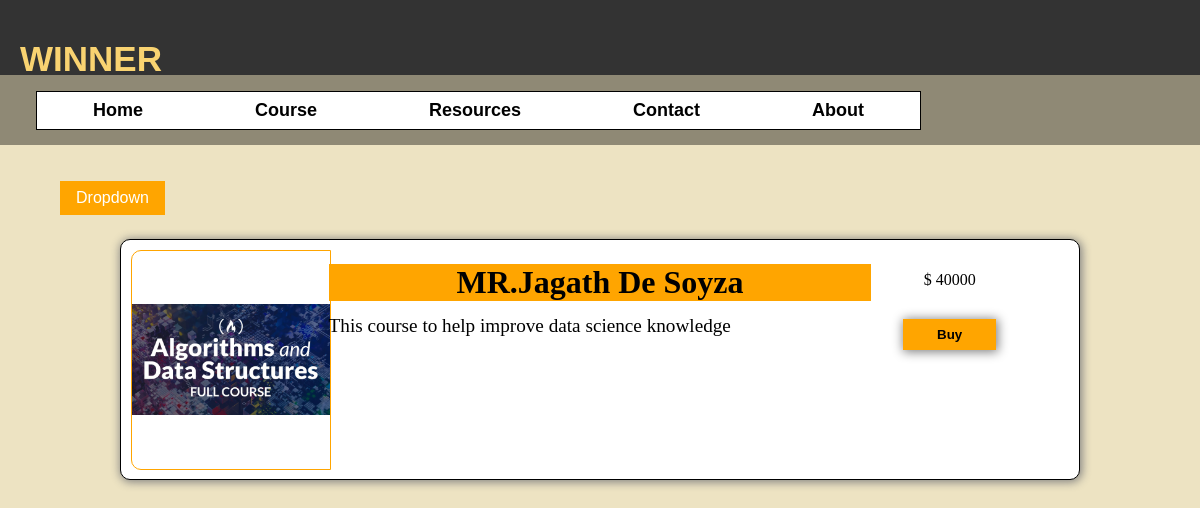
/PHP/selectedCourses.php?type=Data Science, run on the app's committed database.
### tables this page shows
CREATE TABLE `course` (
  `id` int(10) NOT NULL,
  `CID` varchar(10) NOT NULL,
  `C_Name` varchar(100) NOT NULL,
  `C_Description` varchar(500) NOT NULL,
  `C_Duration` varchar(10) NOT NULL,
  `C_Fee` int(10) NOT NULL,
  `LID` varchar(10) NOT NULL,
  `image` varchar(100) NOT NULL,
  `lecturer` varchar(100) NOT NULL,
  `type` varchar(100) NOT NULL
);

### PHP/selectedCourses.php (the view, shortened to what this page needs)
<?php
$Mytype = $_GET["type"];
?>
<html>
<head>
    <link rel = "stylesheet"  href="../css/styles.css">
</head>
<body>
    <div class="navbar">
        <div class="icon">
          <h2 class="logo">WINNER</h2>
        </div>
    </div>
    <div class="menu">
        <ul>
            <li><a href="home.php">Home</a></li>
            <li><a href="courses.php">Course</a></li>
            <li><a href="ebook-pdf.php">Resources</a></li>
            <li><a href="contact us.php">Contact</a></li>
            <li><a href="aboutus.php">About</a></li>
        </ul>
        <form>
        </form>
    </div>
    <div class="dropdown">
        <button class="dropdownButton">Dropdown</button>
    </div>
    <?php
        include 'dbh.php';
        $sqlCommand = "SELECT * FROM course WHERE C_Name = '$Mytype'";
        $resultSet = $conn->query($sqlCommand);
        if($resultSet->num_rows > 0)
        {
            while($row = $resultSet->fetch_assoc())
            {
                $lecturer = $row["lecturer"];
                $courseDescription = $row["C_Description"];
                $courseFee = $row["C_Fee"];
                $image = $row["image"];
                echo <<<EOT
                    <div class="card">
                        <div class="cardCol1">
                            <img class="courseImg" src="$image" alt="course image">
                        </div>
                        <div class="cardCol2">
                            <p class="courseName">$lecturer</p>
                            <p class="courseDescription">
                                $courseDescription
                            </p>
                        </div>
                        <div class="cardCol3">
                            <center><p class="cFee">$ $courseFee</p></center>
                            <center><a href ="pay.php"><button class="cardButton"> Buy</button></a></center>
                        </div>
                    </div>
                EOT;
            }
        }
    ?>
</body>
</html>

### css/styles.css (style rules this page uses)
body { margin: 0px; padding: 0px; background-color: #ede3c2; }
.menu { width: 400px; float: left; height: 70px; }
.navbar { width:auto; height:75px; margin: auto; }
.navbar { overflow: hidden; background-color: #333; }
.icon { width: 200px; float: left; height: 70px; }
.logo { color: #F9D371; font-size: 35px; font-family: Arial; padding-left:20px; float: left; padding-top: 10px; }
.menu { background-color: rgba(0, 0, 0, 0.4); width: 100%; overflow: hidden; margin-bottom: 3%; }
ul { padding: 0px; margin-left: 3%; float: left; display: flex;s overflow: hidden; border: 1px solid black; }
ul li { list-style: none; font-size: 18px; }
ul li a { text-decoration: none; background-color: white; color: black; display: block; padding: 8px 56px; font-family: Arial; font-weight: bold; transition: 0.4s ease-in-out; }
.card { width: 80%; margin-left: 10%; margin-top: 2%; background-color: white; border: 1px solid black; border-radius: 10px; box-shadow: 1px 1px 10px 1px grey; overflow: hidden; }
.cardCol1, .cardCol2, .cardCol3 { float: left; }
.cardCol1 { width: 20%; }
.cardCol2 { width: 60%; text-align: justify; padding: 8px 16px; }
.cardCol3 { width: 13%; padding: 8px 16px; }
.courseImg { height: 220px; width: 200px; margin-left: 5%; margin-top: 5%; margin-bottom: 5%; object-fit: scale-down; border: 1px solid orange; border-top-left-radius: 10px; border-bottom-left-radius: 10px; }
.courseName { font-size: 200%; font-weight: bold; font-family: !important; background-color: orange; text-align: center; margin-top: 3%; margin-bottom: -1%; }
.courseDescription { font-size: 120%; }
.cFee { margin-top: 25%; }
.cardButton { outline: none; border: none; font-weight: bold; width: 100%; padding: 8px 16px; margin-top: 15%; background-color: orange; color: black; cursor: pointer; box-shadow: 1px 1px 10px 1px grey; transition: background-color; transition-duration: 0.4s; }
.dropdownButton { background-color: orange; color: white; padding: 8px 16px; font-size: 16px; border: none; cursor: pointer; }
.dropdown { position: relative; display: inline-block; margin-left: 5%; }
* { margin: 09 padding: 0; box-sizing: border-box; }

### data on the page
course: image (picture), lecturer "MR.Jagath De Soyza", C_Description "This course to help improve data science knowledge", C_Fee "40000"
